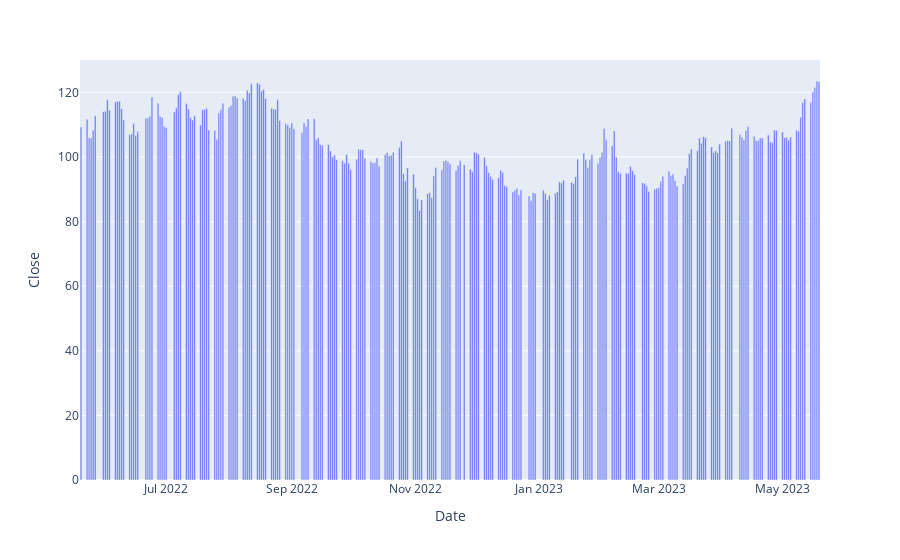

The notebook cell saved with this chart:
### Code cell
figure = px.bar(df1, x="Date", y="Close")
figure.show()

### Figure 1 — Plotly figure (JSON) as saved in the notebook; plotly's stock layout.template omitted (floating-point values rounded to 4 significant figures; data arrays with more than 128 entries replaced by an {"elided": "..."} marker saying what was removed)
{"data": [{"alignmentgroup": "True", "hovertemplate": "Date=%{x}<br>Close=%{y}<extra></extra>", "legendgroup": "", "marker": {"color": "#636efa", "pattern": {"shape": ""}}, "name": "", "offsetgroup": "", "orientation": "v", "showlegend": false, "textposition": "auto", "type": "bar", "x": {"elided": "251 str values"}, "xaxis": "x", "y": {"elided": "251 float values"}, "yaxis": "y"}], "layout": {"barmode": "relative", "legend": {"tracegroupgap": 0}, "margin": {"t": 60}, "xaxis": {"anchor": "y", "domain": [0, 1], "title": {"text": "Date"}}, "yaxis": {"anchor": "x", "domain": [0, 1], "title": {"text": "Close"}}}}
